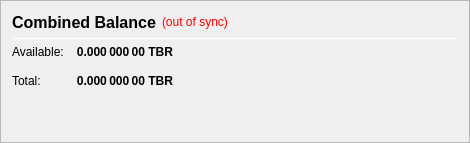
                   <widget class="QFrame" name="frame_CombinedBalances">
                    <property name="minimumSize">
                     <size>
                      <width>470</width>
                      <height>0</height>
                     </size>
                    </property>
                    <property name="frameShape">
                     <enum>QFrame::StyledPanel</enum>
                    </property>
                    <property name="frameShadow">
                     <enum>QFrame::Raised</enum>
                    </property>
                    <layout class="QVBoxLayout" name="verticalLayout_5">
                     <item>
                      <layout class="QHBoxLayout" name="horizontalLayout_5" stretch="0">
                       <item>
                        <widget class="QLabel" name="label_5z">
                         <property name="minimumSize">
                          <size>
                           <width>0</width>
                           <height>20</height>
                          </size>
                         </property>
                         <property name="font">
                          <font>
                           <pointsize>12</pointsize>
                           <weight>75</weight>
                           <bold>true</bold>
                          </font>
                         </property>
                         <property name="toolTip">
                          <string>Combined Balance (including unconfirmed and immature coins)</string>
                         </property>
                         <property name="text">
                          <string>Combined Balance</string>
                         </property>
                        </widget>
                       </item>
                       <item>
                        <widget class="QLabel" name="labelWalletStatus">
                         <property name="cursor">
                          <cursorShape>WhatsThisCursor</cursorShape>
                         </property>
                         <property name="toolTip">
                          <string>The displayed information may be out of date. Your wallet automatically synchronizes with the TIBERIUM network after a connection is established, but this process has not completed yet.</string>
                         </property>
                         <property name="styleSheet">
                          <string notr="true">QLabel { color: red; }</string>
                         </property>
                         <property name="text">
                          <string notr="true">(out of sync)</string>
                         </property>
                         <property name="alignment">
                          <set>Qt::AlignLeading|Qt::AlignLeft|Qt::AlignVCenter</set>
                         </property>
                        </widget>
                       </item>
                       <item>
                        <spacer name="horizontalSpacer_1">
                         <property name="orientation">
                          <enum>Qt::Horizontal</enum>
                         </property>
                         <property name="sizeHint" stdset="0">
                          <size>
                           <width>40</width>
                           <height>20</height>
                          </size>
                         </property>
                        </spacer>
                       </item>
                      </layout>
                     </item>
                     <item>
                      <widget class="Line" name="line_CombinedBalance">
                       <property name="minimumSize">
                        <size>
                         <width>0</width>
                         <height>1</height>
                        </size>
                       </property>
                       <property name="maximumSize">
                        <size>
                         <width>16777215</width>
                         <height>1</height>
                        </size>
                       </property>
                       <property name="orientation">
                        <enum>Qt::Horizontal</enum>
                       </property>
                      </widget>
                     </item>
                     <item>
                      <layout class="QGridLayout" name="gridLayout_3">
                       <property name="spacing">
                        <number>12</number>
                       </property>
                       <item row="1" column="0">
                        <widget class="QLabel" name="labelBalanceTextz">
                         <property name="text">
                          <string>Available:</string>
                         </property>
                        </widget>
                       </item>
                       <item row="1" column="1">
                        <widget class="QLabel" name="labelBalancez">
                         <property name="font">
                          <font>
                           <weight>75</weight>
                           <bold>true</bold>
                          </font>
                         </property>
                         <property name="cursor">
                          <cursorShape>IBeamCursor</cursorShape>
                         </property>
                         <property name="toolTip">
                          <string>Your current spendable balance</string>
                         </property>
                         <property name="text">
                          <string notr="true">0.000 000 00 TBR</string>
                         </property>
                         <property name="alignment">
                          <set>Qt::AlignRight|Qt::AlignTrailing|Qt::AlignVCenter</set>
                         </property>
                         <property name="textInteractionFlags">
                          <set>Qt::LinksAccessibleByMouse|Qt::TextSelectableByKeyboard|Qt::TextSelectableByMouse</set>
                         </property>
                        </widget>
                       </item>
                       <item row="2" column="0">
                        <widget class="QLabel" name="labelTotalTextz">
                         <property name="text">
                          <string>Total:</string>
                         </property>
                        </widget>
                       </item>
                       <item row="2" column="1">
                        <widget class="QLabel" name="labelTotalz">
                         <property name="font">
                          <font>
                           <weight>75</weight>
                           <bold>true</bold>
                          </font>
                         </property>
                         <property name="cursor">
                          <cursorShape>IBeamCursor</cursorShape>
                         </property>
                         <property name="toolTip">
                          <string>Total Balance, including all unavailable coins.</string>
                         </property>
                         <property name="text">
                          <string notr="true">0.000 000 00 TBR</string>
                         </property>
                         <property name="alignment">
                          <set>Qt::AlignRight|Qt::AlignTrailing|Qt::AlignVCenter</set>
                         </property>
                         <property name="textInteractionFlags">
                          <set>Qt::LinksAccessibleByMouse|Qt::TextSelectableByKeyboard|Qt::TextSelectableByMouse</set>
                         </property>
                        </widget>
                       </item>
                       <item row="2" column="3">
                        <spacer name="horizontalSpacer_2">
                         <property name="orientation">
                          <enum>Qt::Horizontal</enum>
                         </property>
                         <property name="sizeHint" stdset="0">
                          <size>
                           <width>40</width>
                           <height>20</height>
                          </size>
                         </property>
                        </spacer>
                       </item>
                      </layout>
                     </item>
                     <item>
                      <spacer name="verticalSpacer_1">
                       <property name="orientation">
                        <enum>Qt::Vertical</enum>
                       </property>
                       <property name="sizeHint" stdset="0">
                        <size>
                         <width>20</width>
                         <height>40</height>
                        </size>
                       </property>
                      </spacer>
                     </item>
                    </layout>
                   </widget>
